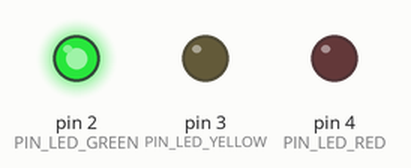
Bench run of a sketch on a simulated Arduino Uno, built with avr-gcc and run on an emulated ATmega328P. Parts: output pins drawn as LEDs (lit = HIGH).

Above: at 0.5 s.
At 1.5 s:
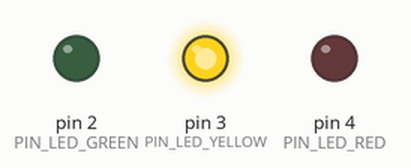
At 5.5 s:
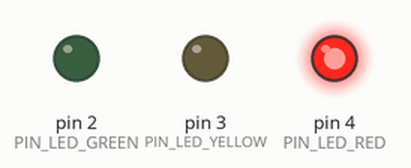
Timing chart, 0 to 6.9 s (numbered marks = the images above):
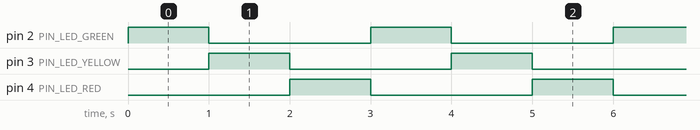

The sketch:

T03.ino
```cpp
// Задание 3. Светофор

// Псевдонимы для пинов светофора
#define PIN_LED_GREEN 2
#define PIN_LED_YELLOW 3
#define PIN_LED_RED 4


// Настройка пинов как выход
void setup() {
	pinMode(PIN_LED_GREEN, OUTPUT);
	pinMode(PIN_LED_YELLOW, OUTPUT);
	pinMode(PIN_LED_RED, OUTPUT);
}


// Поочередно мигаем светодиодами светофора
void loop() {

	// Мигаем зеленым на 1 секунду
	digitalWrite(PIN_LED_GREEN, HIGH);
	delay(1000);
	digitalWrite(PIN_LED_GREEN, LOW);

	// Аналогично, желтым
	digitalWrite(PIN_LED_YELLOW, HIGH);
	delay(1000);
	digitalWrite(PIN_LED_YELLOW, LOW);

	// .. И красным.
	digitalWrite(PIN_LED_RED, HIGH);
	delay(1000);
	digitalWrite(PIN_LED_RED, LOW);
}
```

Measured:
- by itself, pin 2 (PIN_LED_GREEN), pin 3 (PIN_LED_YELLOW), pin 4 (PIN_LED_RED): alternates HIGH for 1.0 s and LOW for 2.0 s
- by itself, everything shown: repeats every 3.0 s, in 4 steps
